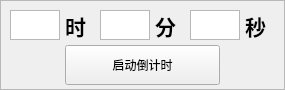
   <widget class="QFrame" name="frame">
    <property name="geometry">
     <rect>
      <x>0</x>
      <y>375</y>
      <width>285</width>
      <height>90</height>
     </rect>
    </property>
    <property name="frameShape">
     <enum>QFrame::StyledPanel</enum>
    </property>
    <property name="frameShadow">
     <enum>QFrame::Raised</enum>
    </property>
    <widget class="QLabel" name="labelSecond_2">
     <property name="geometry">
      <rect>
       <x>245</x>
       <y>10</y>
       <width>30</width>
       <height>30</height>
      </rect>
     </property>
     <property name="baseSize">
      <size>
       <width>0</width>
       <height>0</height>
      </size>
     </property>
     <property name="text">
      <string>&lt;html&gt;&lt;head/&gt;&lt;body&gt;&lt;p&gt;&lt;span style=&quot; font-size:16pt; font-weight:600;&quot;&gt;秒&lt;/span&gt;&lt;/p&gt;&lt;/body&gt;&lt;/html&gt;</string>
     </property>
     <property name="textFormat">
      <enum>Qt::AutoText</enum>
     </property>
     <property name="scaledContents">
      <bool>true</bool>
     </property>
     <property name="wordWrap">
      <bool>false</bool>
     </property>
     <property name="margin">
      <number>4</number>
     </property>
     <property name="indent">
      <number>0</number>
     </property>
     <property name="openExternalLinks">
      <bool>false</bool>
     </property>
    </widget>
    <widget class="QLabel" name="labelMinute_2">
     <property name="geometry">
      <rect>
       <x>155</x>
       <y>10</y>
       <width>30</width>
       <height>30</height>
      </rect>
     </property>
     <property name="baseSize">
      <size>
       <width>0</width>
       <height>0</height>
      </size>
     </property>
     <property name="text">
      <string>&lt;html&gt;&lt;head/&gt;&lt;body&gt;&lt;p&gt;&lt;span style=&quot; font-size:16pt; font-weight:600;&quot;&gt;分&lt;/span&gt;&lt;/p&gt;&lt;/body&gt;&lt;/html&gt;</string>
     </property>
     <property name="textFormat">
      <enum>Qt::AutoText</enum>
     </property>
     <property name="scaledContents">
      <bool>true</bool>
     </property>
     <property name="wordWrap">
      <bool>false</bool>
     </property>
     <property name="margin">
      <number>4</number>
     </property>
     <property name="indent">
      <number>0</number>
     </property>
     <property name="openExternalLinks">
      <bool>false</bool>
     </property>
    </widget>
    <widget class="QTextEdit" name="textEditSecond_2">
     <property name="geometry">
      <rect>
       <x>190</x>
       <y>10</y>
       <width>50</width>
       <height>30</height>
      </rect>
     </property>
     <property name="font">
      <font>
       <family>微软雅黑</family>
       <pointsize>11</pointsize>
       <weight>50</weight>
       <bold>false</bold>
      </font>
     </property>
     <property name="contextMenuPolicy">
      <enum>Qt::NoContextMenu</enum>
     </property>
     <property name="styleSheet">
      <string notr="true">border-color: rgb(0, 0, 0);</string>
     </property>
     <property name="verticalScrollBarPolicy">
      <enum>Qt::ScrollBarAlwaysOff</enum>
     </property>
     <property name="horizontalScrollBarPolicy">
      <enum>Qt::ScrollBarAlwaysOff</enum>
     </property>
     <property name="lineWrapMode">
      <enum>QTextEdit::NoWrap</enum>
     </property>
     <property name="html">
      <string>&lt;!DOCTYPE HTML PUBLIC &quot;-//W3C//DTD HTML 4.0//EN&quot; &quot;http://www.w3.org/TR/REC-html40/strict.dtd&quot;&gt;
&lt;html&gt;&lt;head&gt;&lt;meta name=&quot;qrichtext&quot; content=&quot;1&quot; /&gt;&lt;style type=&quot;text/css&quot;&gt;
p, li { white-space: pre-wrap; }
&lt;/style&gt;&lt;/head&gt;&lt;body style=&quot; font-family:'微软雅黑'; font-size:11pt; font-weight:400; font-style:normal;&quot;&gt;
&lt;p style=&quot;-qt-paragraph-type:empty; margin-top:0px; margin-bottom:0px; margin-left:0px; margin-right:0px; -qt-block-indent:0; text-indent:0px; font-family:',微软雅黑';&quot;&gt;&lt;br /&gt;&lt;/p&gt;&lt;/body&gt;&lt;/html&gt;</string>
     </property>
    </widget>
    <widget class="QTextEdit" name="textEditMin_2">
     <property name="geometry">
      <rect>
       <x>100</x>
       <y>10</y>
       <width>50</width>
       <height>30</height>
      </rect>
     </property>
     <property name="font">
      <font>
       <family>微软雅黑</family>
       <pointsize>11</pointsize>
       <weight>50</weight>
       <bold>false</bold>
      </font>
     </property>
     <property name="contextMenuPolicy">
      <enum>Qt::NoContextMenu</enum>
     </property>
     <property name="verticalScrollBarPolicy">
      <enum>Qt::ScrollBarAlwaysOff</enum>
     </property>
     <property name="horizontalScrollBarPolicy">
      <enum>Qt::ScrollBarAlwaysOff</enum>
     </property>
     <property name="lineWrapMode">
      <enum>QTextEdit::NoWrap</enum>
     </property>
     <property name="html">
      <string>&lt;!DOCTYPE HTML PUBLIC &quot;-//W3C//DTD HTML 4.0//EN&quot; &quot;http://www.w3.org/TR/REC-html40/strict.dtd&quot;&gt;
&lt;html&gt;&lt;head&gt;&lt;meta name=&quot;qrichtext&quot; content=&quot;1&quot; /&gt;&lt;style type=&quot;text/css&quot;&gt;
p, li { white-space: pre-wrap; }
&lt;/style&gt;&lt;/head&gt;&lt;body style=&quot; font-family:'微软雅黑'; font-size:11pt; font-weight:400; font-style:normal;&quot;&gt;
&lt;p style=&quot;-qt-paragraph-type:empty; margin-top:0px; margin-bottom:0px; margin-left:0px; margin-right:0px; -qt-block-indent:0; text-indent:0px;&quot;&gt;&lt;br /&gt;&lt;/p&gt;&lt;/body&gt;&lt;/html&gt;</string>
     </property>
    </widget>
    <widget class="QTextEdit" name="textEditHour_2">
     <property name="geometry">
      <rect>
       <x>10</x>
       <y>10</y>
       <width>50</width>
       <height>30</height>
      </rect>
     </property>
     <property name="font">
      <font>
       <family>微软雅黑</family>
       <pointsize>11</pointsize>
       <weight>50</weight>
       <bold>false</bold>
      </font>
     </property>
     <property name="contextMenuPolicy">
      <enum>Qt::NoContextMenu</enum>
     </property>
     <property name="lineWidth">
      <number>1</number>
     </property>
     <property name="verticalScrollBarPolicy">
      <enum>Qt::ScrollBarAlwaysOff</enum>
     </property>
     <property name="horizontalScrollBarPolicy">
      <enum>Qt::ScrollBarAlwaysOff</enum>
     </property>
     <property name="sizeAdjustPolicy">
      <enum>QAbstractScrollArea::AdjustIgnored</enum>
     </property>
     <property name="autoFormatting">
      <set>QTextEdit::AutoNone</set>
     </property>
     <property name="tabChangesFocus">
      <bool>true</bool>
     </property>
     <property name="lineWrapMode">
      <enum>QTextEdit::NoWrap</enum>
     </property>
     <property name="html">
      <string>&lt;!DOCTYPE HTML PUBLIC &quot;-//W3C//DTD HTML 4.0//EN&quot; &quot;http://www.w3.org/TR/REC-html40/strict.dtd&quot;&gt;
&lt;html&gt;&lt;head&gt;&lt;meta name=&quot;qrichtext&quot; content=&quot;1&quot; /&gt;&lt;style type=&quot;text/css&quot;&gt;
p, li { white-space: pre-wrap; }
&lt;/style&gt;&lt;/head&gt;&lt;body style=&quot; font-family:'微软雅黑'; font-size:11pt; font-weight:400; font-style:normal;&quot;&gt;
&lt;p style=&quot;-qt-paragraph-type:empty; margin-top:0px; margin-bottom:0px; margin-left:0px; margin-right:0px; -qt-block-indent:0; text-indent:0px;&quot;&gt;&lt;br /&gt;&lt;/p&gt;&lt;/body&gt;&lt;/html&gt;</string>
     </property>
     <property name="acceptRichText">
      <bool>true</bool>
     </property>
     <property name="cursorWidth">
      <number>1</number>
     </property>
    </widget>
    <widget class="QLabel" name="labelHour_2">
     <property name="geometry">
      <rect>
       <x>65</x>
       <y>10</y>
       <width>30</width>
       <height>30</height>
      </rect>
     </property>
     <property name="baseSize">
      <size>
       <width>0</width>
       <height>0</height>
      </size>
     </property>
     <property name="text">
      <string>&lt;html&gt;&lt;head/&gt;&lt;body&gt;&lt;p&gt;&lt;span style=&quot; font-size:16pt; font-weight:600;&quot;&gt;时&lt;/span&gt;&lt;/p&gt;&lt;/body&gt;&lt;/html&gt;</string>
     </property>
     <property name="textFormat">
      <enum>Qt::AutoText</enum>
     </property>
     <property name="scaledContents">
      <bool>true</bool>
     </property>
     <property name="wordWrap">
      <bool>false</bool>
     </property>
     <property name="margin">
      <number>4</number>
     </property>
     <property name="indent">
      <number>0</number>
     </property>
     <property name="openExternalLinks">
      <bool>false</bool>
     </property>
    </widget>
    <widget class="QPushButton" name="pushButton">
     <property name="geometry">
      <rect>
       <x>65</x>
       <y>45</y>
       <width>155</width>
       <height>40</height>
      </rect>
     </property>
     <property name="text">
      <string>启动倒计时</string>
     </property>
     <property name="iconSize">
      <size>
       <width>32</width>
       <height>32</height>
      </size>
     </property>
    </widget>
   </widget>
